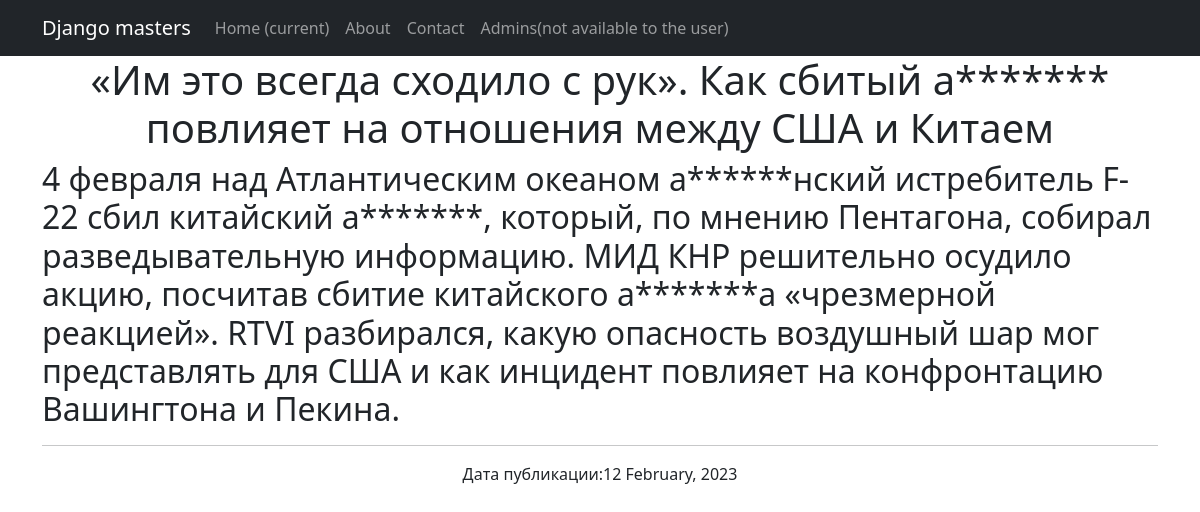
/NewsPaper/2, run on an earlier commit of the app's database.
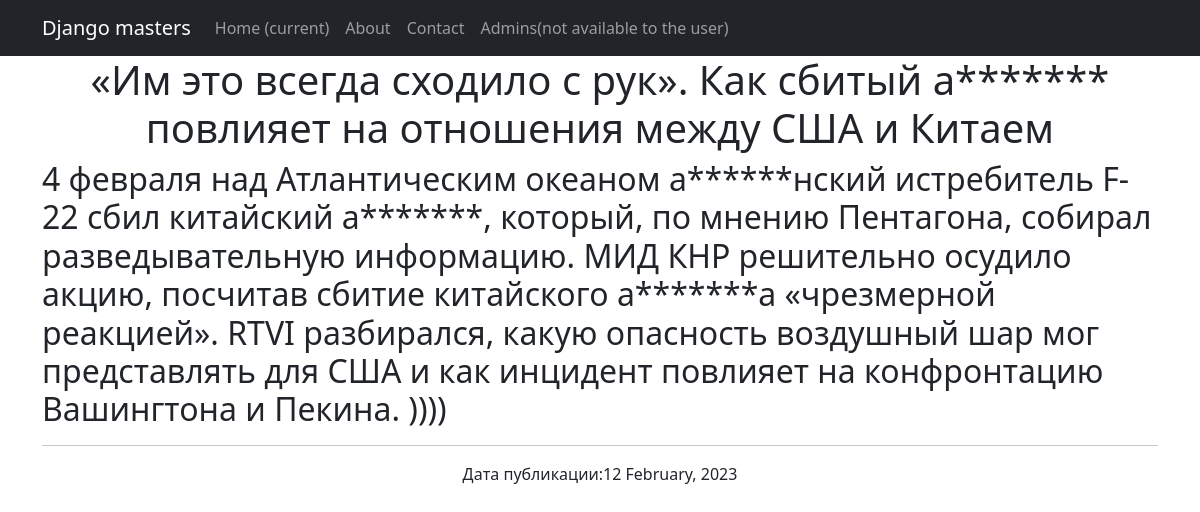
And on a later commit of the database.
### news/models.py (models this page shows, shortened)
class Post(models.Model):
    news = 'NE'
    article = 'AR'
    FIELD = [
        (news, 'Новость'),
        (article, 'Статья')
    ]
    article_or_news = models.CharField(max_length=2, choices=FIELD)
    data_time = models.DateTimeField(auto_now_add=True)
    name_news = models.CharField(max_length=255)
    text_news = models.TextField()
    rating_news = models.IntegerField(default=0)
    author_post = models.ForeignKey(Author, on_delete=models.CASCADE)
    post_category = models.ManyToManyField(Category, through='PostCategory')

### news/views.py (the view)
# urls.py: path('<int:pk>', NewsBlockDetail.as_view(), name='news_detail'),
class NewsBlockDetail(DetailView):
    model = Post
    template_name = 'news_block.html'
    context_object_name = 'news_block'

### news/templatetags/words_filters.py (called while the page is built)
    @register.filter()
    def curse(value):
        for i, j in CURSE_WORDS.items():
            value = value.replace(i, j)
        return value

### templates/news_block.html (shortened to what this page needs)
{% extends 'flatpages/default.html' %}
{% load words_filters %}
{% block content %}
<h1>{{ news_block.name_news|curse }}</h1>
<h2 style="text-align: left;">{{ news_block.text_news|curse }}</h2>
<hr>
<h style="text-align: left;">Дата публикации:{{ news_block.data_time|date:"d E, Y" }}</h>
{% endblock content %}

What changed in the data, as far as the page shows it:
changed Post: text_news|curse "…конфронтацию Вашингтона и Пекина." → "…конфронтацию Вашингтона и Пекина. ))))"
